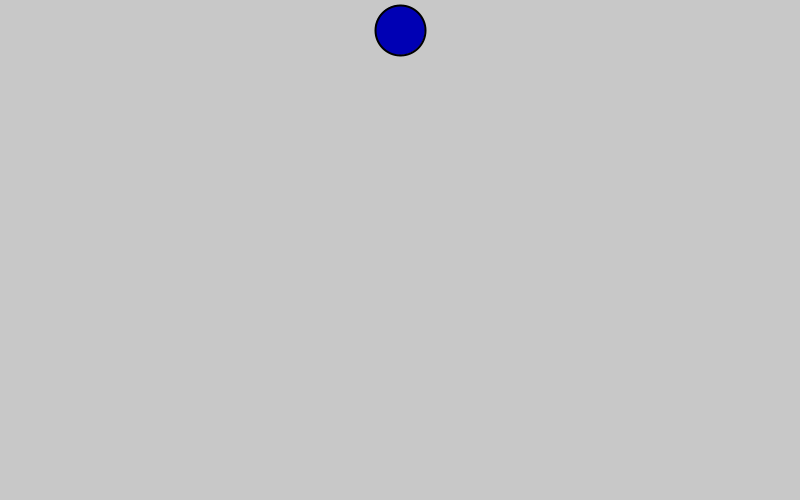
Frame 1 (no input)
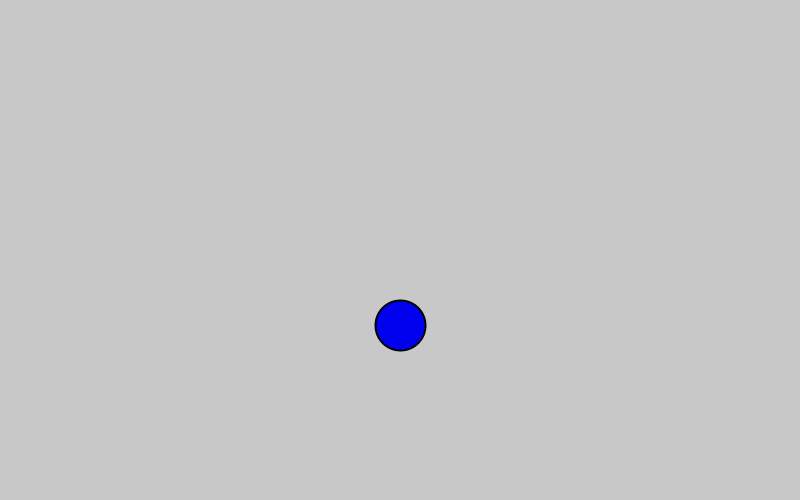
Frame 60 (the mouse pressed at the canvas centre just before this capture)
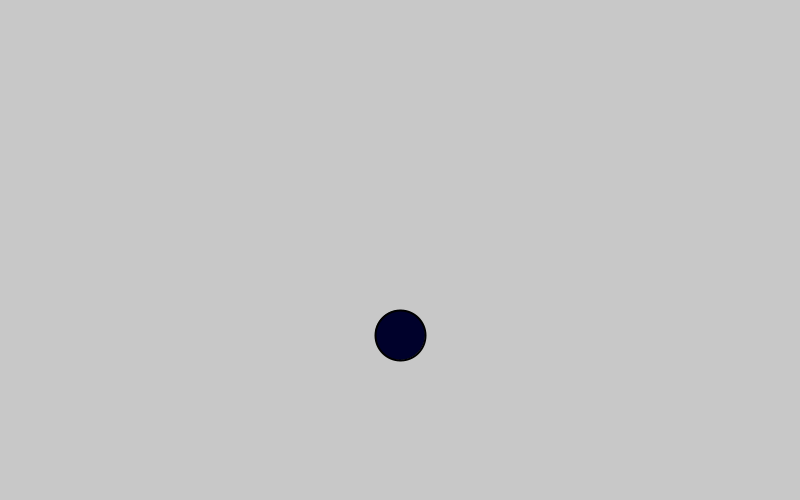
Frame 120 (the mouse held since frame 60 and released just before this capture)

The Processing sketch that drew these frames (run headless with seeded random() and noise(); from frame 60 on, the mouse is pressed at the canvas centre):

// Processing sketch: Question_1
// ── Question_1.pde
//location of circle variables
float circleX;
float circleY;
float offset = 30;
float circleDiameter = 50;

//setting maxheight variable to 0
float maxHeight = 0;

//setting countTouchBottom to 0 
int countTouchBottom = 0;

//speed of circle variables
float xSpeed = 0;
float ySpeed = 5;

int heightFactor = 2;

//initial color of circle
color startingCircleColor = color(0,0,180);

//Circle color in every moment
color currentCircleColor = startingCircleColor;

void setup()
{
  size(800,500);
  smooth();  
 
  //starting x,y coordinate position 
  circleX = width/2;
  circleY = offset;
  
}


void draw()
{

  drawCircle(circleX, circleY, currentCircleColor);
  updateParameters();

}

//drawing the circle function
void drawCircle(float inputCircleX, float inputCircleY, color inputCircleColor)
{

  background(200);
  stroke(0);
  strokeWeight(2);
  fill(inputCircleColor);
  ellipseMode(CENTER);
  ellipse(inputCircleX, inputCircleY, circleDiameter, circleDiameter);
  
}
  
//function to handle all of the changes and limitations to my circle  
void updateParameters()  
{
  
  //moving the circleY formula
  circleY = circleY + ySpeed;
  
  //adjusting the color every frame by 1 pixel 
  currentCircleColor = currentCircleColor + 1;
  
  //setting boundaries for the circle's movement
  if ((circleY + circleDiameter/2) > height)
    {
    ySpeed = ySpeed * -1;
    countTouchBottom = countTouchBottom +1;
    
    //if the circle touches the bottom 2 or more times and the maxHeight does 
    //not equal the height of the canvas minus the diameter of the circle, 
    //then change the maxHeight by the heightFactor each time the circle is drawn
    if (countTouchBottom >= 2 && !(maxHeight >= (height - circleDiameter)))
      {
        print("heightFactor is " + heightFactor + "\n");
        maxHeight = maxHeight + (height/(heightFactor));
        heightFactor = heightFactor * 2;
      }
    
    //if the maxHeight is greater than the height of the canvas minus the circleDiameter
    //then set the maxHeight to the height of the canvas, give a new y coordinate to circleY
    //and set the yspeed to 0 to stop the ball
    if (maxHeight > (height - circleDiameter))
      {
        maxHeight = height - circleDiameter;
        ySpeed = 0;
        circleY = height - circleDiameter/2;
      }
    }
    
   // if the Y position of the circle is less than the maxHeight 
   if (circleY < maxHeight + circleDiameter/2)
     {
       ySpeed = ySpeed * -1;
     }

    }
  
